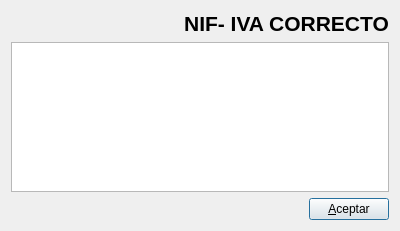
<?xml version="1.0" encoding="UTF-8"?>
<ui version="4.0">
 <class>vies_msj</class>
 <widget class="QDialog" name="vies_msj">
  <property name="geometry">
   <rect>
    <x>0</x>
    <y>0</y>
    <width>400</width>
    <height>231</height>
   </rect>
  </property>
  <property name="windowTitle">
   <string>Verificación NIF UE (VIES)</string>
  </property>
  <layout class="QVBoxLayout" name="verticalLayout">
   <item>
    <layout class="QHBoxLayout" name="horizontalLayout">
     <item>
      <widget class="QLabel" name="ok_img_label">
       <property name="maximumSize">
        <size>
         <width>81</width>
         <height>81</height>
        </size>
       </property>
       <property name="text">
        <string/>
       </property>
       <property name="pixmap">
        <pixmap resource="keme.qrc">:/iconos/graf/ok-256x256.png</pixmap>
       </property>
       <property name="scaledContents">
        <bool>true</bool>
       </property>
      </widget>
     </item>
     <item>
      <widget class="QLabel" name="incorrecto_label">
       <property name="maximumSize">
        <size>
         <width>81</width>
         <height>81</height>
        </size>
       </property>
       <property name="text">
        <string/>
       </property>
       <property name="pixmap">
        <pixmap resource="keme.qrc">:/iconos/graf/borrar.png</pixmap>
       </property>
       <property name="scaledContents">
        <bool>true</bool>
       </property>
      </widget>
     </item>
     <item>
      <widget class="QLabel" name="mensaje_label">
       <property name="maximumSize">
        <size>
         <width>240</width>
         <height>16777215</height>
        </size>
       </property>
       <property name="font">
        <font>
         <pointsize>16</pointsize>
         <weight>75</weight>
         <bold>true</bold>
        </font>
       </property>
       <property name="text">
        <string>NIF- IVA CORRECTO</string>
       </property>
       <property name="alignment">
        <set>Qt::AlignCenter</set>
       </property>
      </widget>
     </item>
    </layout>
   </item>
   <item>
    <widget class="QTextEdit" name="textEdit">
     <property name="readOnly">
      <bool>true</bool>
     </property>
    </widget>
   </item>
   <item>
    <layout class="QHBoxLayout" name="horizontalLayout_2">
     <item>
      <spacer name="horizontalSpacer">
       <property name="orientation">
        <enum>Qt::Horizontal</enum>
       </property>
       <property name="sizeHint" stdset="0">
        <size>
         <width>40</width>
         <height>20</height>
        </size>
       </property>
      </spacer>
     </item>
     <item>
      <widget class="QPushButton" name="aceptarpushButton">
       <property name="text">
        <string>&amp;Aceptar</string>
       </property>
      </widget>
     </item>
    </layout>
   </item>
  </layout>
 </widget>
 <resources>
  <include location="keme.qrc"/>
 </resources>
 <connections>
  <connection>
   <sender>aceptarpushButton</sender>
   <signal>clicked()</signal>
   <receiver>vies_msj</receiver>
   <slot>accept()</slot>
   <hints>
    <hint type="sourcelabel">
     <x>341</x>
     <y>266</y>
    </hint>
    <hint type="destinationlabel">
     <x>293</x>
     <y>201</y>
    </hint>
   </hints>
  </connection>
 </connections>
</ui>
